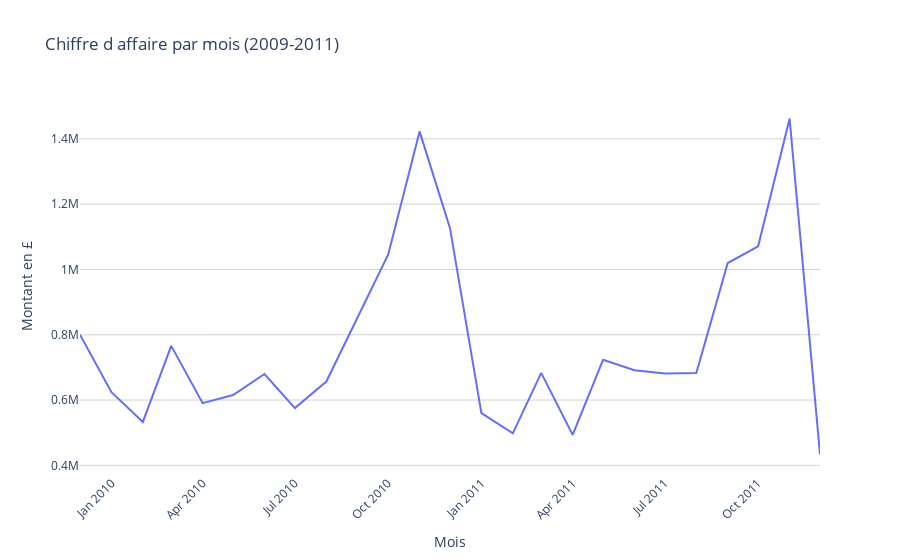

Notebook source saved alongside this figure:
### Code cell
import plotly.express as px

# Group by month and calculate total sales
sales_trend = df_concat.groupby(df_concat['InvoiceDate'].dt.to_period('M')).sum()['TotalSales']

# Convert sales_trend to a DataFrame for Plotly
sales_trend_df = pd.DataFrame({'Month': sales_trend.index.to_timestamp(), 'Total Sales': sales_trend.values})

# Create the interactive line plot with Plotly
fig = px.line(sales_trend_df, x='Month', y='Total Sales', title='Chiffre d affaire par mois (2009-2011)')

# Add hover information
fig.update_traces(hovertemplate='<b>%{x}</b><br>Total Sales: %{y:.2f}')

# Customize the layout
fig.update_layout(
    xaxis_title='Mois',
    yaxis_title='Montant en £',
    hovermode='x',
    xaxis_tickangle=-45,
    yaxis=dict(gridcolor='lightgray'),
    plot_bgcolor='white'
)

# Show the interactive plot
fig.show()

### Figure 1 — Plotly figure (JSON) as saved in the notebook; plotly's stock layout.template omitted (floating-point values rounded to 4 significant figures)
{"data": [{"hovertemplate": "<b>%{x}</b><br>Total Sales: %{y:.2f}", "legendgroup": "", "line": {"color": "#636efa", "dash": "solid"}, "marker": {"symbol": "circle"}, "mode": "lines", "name": "", "orientation": "v", "showlegend": false, "type": "scatter", "x": ["2009-12-01T00:00:00", "2010-01-01T00:00:00", "2010-02-01T00:00:00", "2010-03-01T00:00:00", "2010-04-01T00:00:00", "2010-05-01T00:00:00", "2010-06-01T00:00:00", "2010-07-01T00:00:00", "2010-08-01T00:00:00", "2010-09-01T00:00:00", "2010-10-01T00:00:00", "2010-11-01T00:00:00", "2010-12-01T00:00:00", "2011-01-01T00:00:00", "2011-02-01T00:00:00", "2011-03-01T00:00:00", "2011-04-01T00:00:00", "2011-05-01T00:00:00", "2011-06-01T00:00:00", "2011-07-01T00:00:00", "2011-08-01T00:00:00", "2011-09-01T00:00:00", "2011-10-01T00:00:00", "2011-11-01T00:00:00", "2011-12-01T00:00:00"], "xaxis": "x", "y": [799800.0, 624000.0, 533100.0, 765800.0, 590600.0, 615300.0, 679800.0, 575200.0, 656800.0, 853700.0, 1045000.0, 1423000.0, 1126000.0, 560000.0, 498100.0, 683300.0, 493200.0, 723300.0, 691100.0, 681300.0, 682700.0, 1020000.0, 1071000.0, 1462000.0, 433700.0], "yaxis": "y"}], "layout": {"hovermode": "x", "legend": {"tracegroupgap": 0}, "plot_bgcolor": "white", "title": {"text": "Chiffre d affaire par mois (2009-2011)"}, "xaxis": {"anchor": "y", "domain": [0, 1], "tickangle": -45, "title": {"text": "Mois"}}, "yaxis": {"anchor": "x", "domain": [0, 1], "gridcolor": "lightgray", "title": {"text": "Montant en £"}}}}
